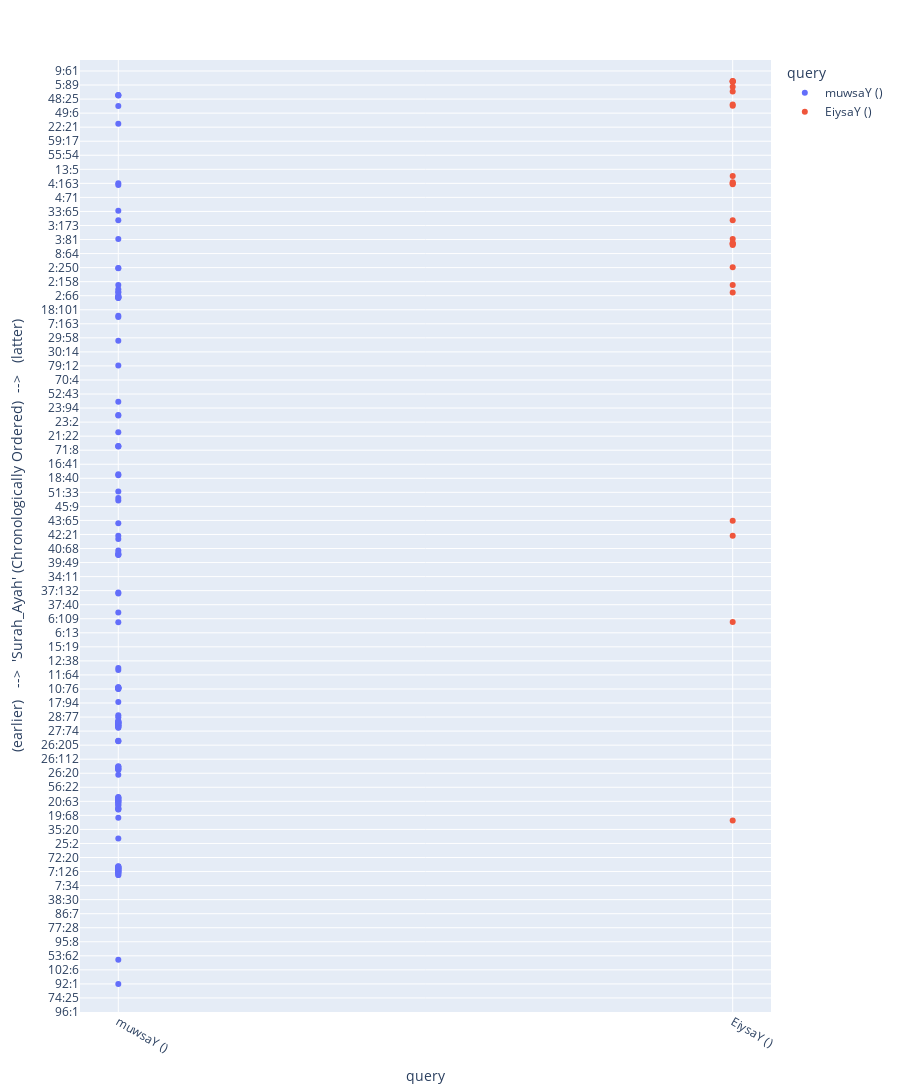

The cell this chart's notebook holds for it:
### Markdown cell above
# try

The following code shows a graphical representation of the comparative chronological evolution of the usage of the words Isa and Musa ( forms 'EisaY' (عیسی) and the muwsaY (موسی) respectively ) in the Quran.

### Code cell
import qChronolyze as qCh

qL = [
    [
        {
            "strL": [
                {
                    # string field is mandatory
                    "stri": "EiysaY", 

                    # filter to narrow down search results by translation in corpus.quran.com
                    "flt": "",   

                    # string type
                    "strTyp": "lemma",

                    # arabic form
                    "frm": "All",

                    # part of speech
                    "poSp": "Proper noun",

                    # input language
                    "inpLng": "arabic",

                    # input schem
                    "inpSch": "buckwalter_Scheme"

                },
            ]
        },
    ],
    [
        {
            "strL": [
                {
                    "stri": "muwsaY"
                }
            ]
        },
    ]
]

qCh.querize(
    
    ### enter pair of word/root and meaning filtering regex as key-value pair dictionary
    qL=qL,

    ### tafsir reference language
    # 'Arabic',
    # /
    # '1',

    ### presentation style
    pres='plot',

    )

### Figure 1 — Plotly figure (JSON) as saved in the notebook; plotly's stock layout.template omitted (floating-point values rounded to 4 significant figures; data arrays with more than 128 entries replaced by an {"elided": "..."} marker saying what was removed)
{"data": [{"customdata": {"elided": "131x2 mixed values"}, "hovertemplate": "query: %{x}<br>%{customdata[0]}<extra></extra>", "legendgroup": "muwsaY ()", "marker": {"color": "#636efa", "symbol": "circle"}, "mode": "markers", "name": "muwsaY ()", "orientation": "v", "showlegend": true, "type": "scatter", "x": {"elided": "131 str values"}, "xaxis": "x", "y": {"elided": "131 str values"}, "yaxis": "y"}, {"customdata": [["19:34<a style='background-color:rgb(220,220,250);font-size:18px;color:rgb(0,0,150);' href='https://quran.com/19:34/tafsirs/en-tafisr-ibn-kathir'> ذَٰلِكَ عِيسَى ابْنُ مَرْيَمَ قَوْلَ الْحَقِّ الَّذِي فِيهِ يَمْتَرُونَ</a>", 22], ["6:85<a style='background-color:rgb(220,220,250);font-size:18px;color:rgb(0,0,150);' href='https://quran.com/6:85/tafsirs/en-tafisr-ibn-kathir'> وَزَكَرِيَّا وَيَحْيَىٰ وَعِيسَىٰ وَإِلْيَاسَ كُلٌّ مِنَ الصَّالِحِينَ</a>", 82], ["42:13<a style='background-color:rgb(220,220,250);font-size:18px;color:rgb(0,0,150);' href='https://quran.com/42:13/tafsirs/en-tafisr-ibn-kathir'> وَمَا وَصَّيْنَا بِهِ إِبْرَاهِيمَ وَمُوسَىٰ وَعِيسَىٰ</a>", 93], ["43:63<a style='background-color:rgb(220,220,250);font-size:18px;color:rgb(0,0,150);' href='https://quran.com/43:63/tafsirs/en-tafisr-ibn-kathir'> وَلَمَّا جَاءَ عِيسَىٰ بِالْبَيِّنَاتِ قَالَ قَدْ جِئْتُكُمْ بِالْحِكْمَةِ</a>", 95], ["2:87<a style='background-color:rgb(220,220,250);font-size:18px;color:rgb(0,0,150);' href='https://quran.com/2:87/tafsirs/en-tafisr-ibn-kathir'> وَلَقَدْ آتَيْنَا مُوسَى الْكِتَابَ وَقَفَّيْنَا مِنْ بَعْدِهِ بِالرُّسُلِ</a>", 120], ["2:136<a style='background-color:rgb(220,220,250);font-size:18px;color:rgb(0,0,150);' href='https://quran.com/2:136/tafsirs/en-tafisr-ibn-kathir'> وَمَا أُوتِيَ مُوسَىٰ وَعِيسَىٰ وَمَا أُوتِيَ النَّبِيُّونَ مِنْ رَبِّهِمْ</a>", 124], ["2:253<a style='background-color:rgb(220,220,250);font-size:18px;color:rgb(0,0,150);' href='https://quran.com/2:253/tafsirs/en-tafisr-ibn-kathir'> وَآتَيْنَا عِيسَى ابْنَ مَرْيَمَ الْبَيِّنَاتِ وَأَيَّدْنَاهُ بِرُوحِ الْقُدُسِ</a>", 127], ["3:45<a style='background-color:rgb(220,220,250);font-size:18px;color:rgb(0,0,150);' href='https://quran.com/3:45/tafsirs/en-tafisr-ibn-kathir'> إِنَّ اللَّهَ يُبَشِّرُكِ بِكَلِمَةٍ مِنْهُ اسْمُهُ الْمَسِيحُ عِيسَى ابْنُ مَرْيَمَ</a>", 128], ["3:52<a style='background-color:rgb(220,220,250);font-size:18px;color:rgb(0,0,150);' href='https://quran.com/3:52/tafsirs/en-tafisr-ibn-kathir'> فَلَمَّا أَحَسَّ عِيسَىٰ مِنْهُمُ الْكُفْرَ قَالَ مَنْ أَنْصَارِي إِلَى اللَّهِ</a>", 129], ["3:55<a style='background-color:rgb(220,220,250);font-size:18px;color:rgb(0,0,150);' href='https://quran.com/3:55/tafsirs/en-tafisr-ibn-kathir'> إِذْ قَالَ اللَّهُ يَا عِيسَىٰ إِنِّي مُتَوَفِّيكَ وَرَافِعُكَ إِلَيَّ</a>", 130], ["3:59<a style='background-color:rgb(220,220,250);font-size:18px;color:rgb(0,0,150);' href='https://quran.com/3:59/tafsirs/en-tafisr-ibn-kathir'> إِنَّ مَثَلَ عِيسَىٰ عِنْدَ اللَّهِ كَمَثَلِ آدَمَ خَلَقَهُ مِنْ تُرَابٍ</a>", 131], ["3:84<a style='background-color:rgb(220,220,250);font-size:18px;color:rgb(0,0,150);' href='https://quran.com/3:84/tafsirs/en-tafisr-ibn-kathir'> وَمَا أُوتِيَ مُوسَىٰ وَعِيسَىٰ وَالنَّبِيُّونَ مِنْ رَبِّهِمْ</a>", 133], ["33:7<a style='background-color:rgb(220,220,250);font-size:18px;color:rgb(0,0,150);' href='https://quran.com/33:7/tafsirs/en-tafisr-ibn-kathir'> وَإِذْ أَخَذْنَا مِنَ النَّبِيِّينَ مِيثَاقَهُمْ وَمِنْكَ وَمِنْ نُوحٍ وَإِبْرَاهِيمَ وَمُوسَىٰ</a>", 135], ["4:157<a style='background-color:rgb(220,220,250);font-size:18px;color:rgb(0,0,150);' href='https://quran.com/4:157/tafsirs/en-tafisr-ibn-kathir'> وَقَوْلِهِمْ إِنَّا قَتَلْنَا الْمَسِيحَ عِيسَى ابْنَ مَرْيَمَ رَسُولَ اللَّهِ</a>", 138], ["4:163<a style='background-color:rgb(220,220,250);font-size:18px;color:rgb(0,0,150);' href='https://quran.com/4:163/tafsirs/en-tafisr-ibn-kathir'> وَأَوْحَيْنَا إِلَىٰ إِبْرَاهِيمَ وَإِسْمَاعِيلَ وَإِسْحَاقَ وَيَعْقُوبَ وَالْأَسْبَاطِ وَعِيسَىٰ وَأَيُّوبَ وَيُونُسَ وَهَارُونَ وَسُلَيْمَانَ</a>", 139], ["4:171<a style='background-color:rgb(220,220,250);font-size:18px;color:rgb(0,0,150);' href='https://quran.com/4:171/tafsirs/en-tafisr-ibn-kathir'> إِنَّمَا الْمَسِيحُ عِيسَى ابْنُ مَرْيَمَ رَسُولُ اللَّهِ وَكَلِمَتُهُ أَلْقَاهَا إِلَىٰ مَرْيَمَ</a>", 141], ["57:27<a style='background-color:rgb(220,220,250);font-size:18px;color:rgb(0,0,150);' href='https://quran.com/57:27/tafsirs/en-tafisr-ibn-kathir'> وَقَفَّيْنَا بِعِيسَى ابْنِ مَرْيَمَ وَآتَيْنَاهُ الْإِنْجِيلَ</a>", 142], ["61:6<a style='background-color:rgb(220,220,250);font-size:18px;color:rgb(0,0,150);' href='https://quran.com/61:6/tafsirs/en-tafisr-ibn-kathir'> وَإِذْ قَالَ عِيسَى ابْنُ مَرْيَمَ يَا بَنِي إِسْرَائِيلَ إِنِّي رَسُولُ اللَّهِ إِلَيْكُمْ</a>", 145], ["61:14<a style='background-color:rgb(220,220,250);font-size:18px;color:rgb(0,0,150);' href='https://quran.com/61:14/tafsirs/en-tafisr-ibn-kathir'> كَمَا قَالَ عِيسَى ابْنُ مَرْيَمَ لِلْحَوَارِيِّينَ مَنْ أَنْصَارِي إِلَى اللَّهِ</a>", 146], ["5:46<a style='background-color:rgb(220,220,250);font-size:18px;color:rgb(0,0,150);' href='https://quran.com/5:46/tafsirs/en-tafisr-ibn-kathir'> وَقَفَّيْنَا عَلَىٰ آثَارِهِمْ بِعِيسَى ابْنِ مَرْيَمَ مُصَدِّقًا لِمَا بَيْنَ يَدَيْهِ</a>", 150], ["5:78<a style='background-color:rgb(220,220,250);font-size:18px;color:rgb(0,0,150);' href='https://quran.com/5:78/tafsirs/en-tafisr-ibn-kathir'> لُعِنَ الَّذِينَ كَفَرُوا مِنْ بَنِي إِسْرَائِيلَ عَلَىٰ لِسَانِ دَاوُودَ وَعِيسَى ابْنِ مَرْيَمَ</a>", 151], ["5:110<a style='background-color:rgb(220,220,250);font-size:18px;color:rgb(0,0,150);' href='https://quran.com/5:110/tafsirs/en-tafisr-ibn-kathir'> إِذْ قَالَ اللَّهُ يَا عِيسَى ابْنَ مَرْيَمَ اذْكُرْ نِعْمَتِي عَلَيْكَ وَعَلَىٰ وَالِدَتِكَ</a>", 152], ["5:112<a style='background-color:rgb(220,220,250);font-size:18px;color:rgb(0,0,150);' href='https://quran.com/5:112/tafsirs/en-tafisr-ibn-kathir'> إِذْ قَالَ الْحَوَارِيُّونَ يَا عِيسَى ابْنَ مَرْيَمَ هَلْ يَسْتَطِيعُ رَبُّكَ أَنْ يُنَزِّلَ عَلَيْنَا مَائِدَةً مِنَ السَّمَاءِ</a>", 153], ["5:114<a style='background-color:rgb(220,220,250);font-size:18px;color:rgb(0,0,150);' href='https://quran.com/5:114/tafsirs/en-tafisr-ibn-kathir'> قَالَ عِيسَى ابْنُ مَرْيَمَ اللَّهُمَّ رَبَّنَا أَنْزِلْ عَلَيْنَا مَائِدَةً مِنَ السَّمَاءِ</a>", 154], ["5:116<a style='background-color:rgb(220,220,250);font-size:18px;color:rgb(0,0,150);' href='https://quran.com/5:116/tafsirs/en-tafisr-ibn-kathir'> وَإِذْ قَالَ اللَّهُ يَا عِيسَى ابْنَ مَرْيَمَ أَأَنْتَ قُلْتَ لِلنَّاسِ اتَّخِذُونِي وَأُمِّيَ إِلَٰهَيْنِ مِنْ دُونِ اللَّهِ</a>", 155]], "hovertemplate": "query: %{x}<br>%{customdata[0]}<extra></extra>", "legendgroup": "EiysaY ()", "marker": {"color": "#EF553B", "symbol": "circle"}, "mode": "markers", "name": "EiysaY ()", "orientation": "v", "showlegend": true, "type": "scatter", "x": ["EiysaY ()", "EiysaY ()", "EiysaY ()", "EiysaY ()", "EiysaY ()", "EiysaY ()", "EiysaY ()", "EiysaY ()", "EiysaY ()", "EiysaY ()", "EiysaY ()", "EiysaY ()", "EiysaY ()", "EiysaY ()", "EiysaY ()", "EiysaY ()", "EiysaY ()", "EiysaY ()", "EiysaY ()", "EiysaY ()", "EiysaY ()", "EiysaY ()", "EiysaY ()", "EiysaY ()", "EiysaY ()"], "xaxis": "x", "y": ["19:34", "6:85", "42:13", "43:63", "2:87", "2:136", "2:253", "3:45", "3:52", "3:55", "3:59", "3:84", "33:7", "4:157", "4:163", "4:171", "57:27", "61:6", "61:14", "5:46", "5:78", "5:110", "5:112", "5:114", "5:116"], "yaxis": "y"}], "layout": {"clickmode": "event+select", "height": 1352.0, "hoverdistance": -1, "hoverlabel": {"bgcolor": "rgb(220,220,250)", "font": {"color": "rgb(0,0,0)", "size": 15}}, "legend": {"title": {"text": "query"}, "tracegroupgap": 0}, "margin": {"t": 60}, "xaxis": {"anchor": "y", "categoryarray": ["muwsaY ()", "EiysaY ()"], "categoryorder": "array", "domain": [0, 1], "dtick": 1, "tickangle": 30, "title": {"text": "query"}}, "yaxis": {"anchor": "x", "categoryarray": {"elided": "6236 str values"}, "categoryorder": "array", "domain": [0, 1], "range": [0, 6236], "title": {"text": " (earlier)   -->  'Surah_Ayah' (Chronologically Ordered)  -->   (latter)"}}}}
